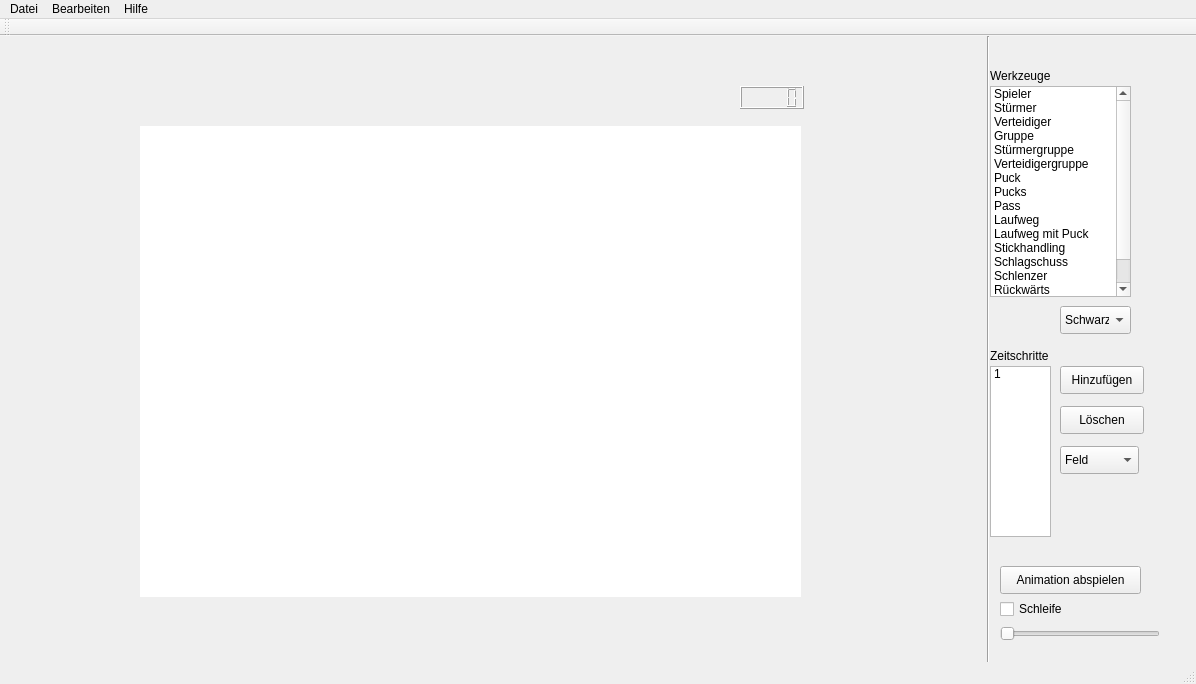
<?xml version="1.0" encoding="UTF-8"?>
<ui version="4.0">
 <class>ExerciseMainWindow</class>
 <widget class="QMainWindow" name="ExerciseMainWindow">
  <property name="geometry">
   <rect>
    <x>0</x>
    <y>0</y>
    <width>1196</width>
    <height>684</height>
   </rect>
  </property>
  <property name="windowTitle">
   <string>ExerciseMainWindow</string>
  </property>
  <widget class="QWidget" name="centralWidget">
   <widget class="QListWidget" name="toolsListWidget">
    <property name="geometry">
     <rect>
      <x>990</x>
      <y>50</y>
      <width>141</width>
      <height>211</height>
     </rect>
    </property>
    <item>
     <property name="text">
      <string>Spieler</string>
     </property>
    </item>
    <item>
     <property name="text">
      <string>Stürmer</string>
     </property>
    </item>
    <item>
     <property name="text">
      <string>Verteidiger</string>
     </property>
    </item>
    <item>
     <property name="text">
      <string>Gruppe</string>
     </property>
    </item>
    <item>
     <property name="text">
      <string>Stürmergruppe</string>
     </property>
    </item>
    <item>
     <property name="text">
      <string>Verteidigergruppe</string>
     </property>
    </item>
    <item>
     <property name="text">
      <string>Puck</string>
     </property>
    </item>
    <item>
     <property name="text">
      <string>Pucks</string>
     </property>
    </item>
    <item>
     <property name="text">
      <string>Pass</string>
     </property>
    </item>
    <item>
     <property name="text">
      <string>Laufweg</string>
     </property>
    </item>
    <item>
     <property name="text">
      <string>Laufweg mit Puck</string>
     </property>
    </item>
    <item>
     <property name="text">
      <string>Stickhandling</string>
     </property>
    </item>
    <item>
     <property name="text">
      <string>Schlagschuss</string>
     </property>
    </item>
    <item>
     <property name="text">
      <string>Schlenzer</string>
     </property>
    </item>
    <item>
     <property name="text">
      <string>Rückwärts</string>
     </property>
    </item>
    <item>
     <property name="text">
      <string>Umdrehen</string>
     </property>
    </item>
   </widget>
   <widget class="QLabel" name="toolsListWidgetDescriptorLabel">
    <property name="geometry">
     <rect>
      <x>990</x>
      <y>30</y>
      <width>81</width>
      <height>20</height>
     </rect>
    </property>
    <property name="text">
     <string>Werkzeuge</string>
    </property>
    <property name="buddy">
     <cstring>toolsListWidget</cstring>
    </property>
   </widget>
   <widget class="Line" name="line">
    <property name="geometry">
     <rect>
      <x>980</x>
      <y>0</y>
      <width>16</width>
      <height>641</height>
     </rect>
    </property>
    <property name="orientation">
     <enum>Qt::Vertical</enum>
    </property>
   </widget>
   <widget class="QListWidget" name="timeslotsListWidget">
    <property name="geometry">
     <rect>
      <x>990</x>
      <y>330</y>
      <width>61</width>
      <height>171</height>
     </rect>
    </property>
    <property name="mouseTracking">
     <bool>true</bool>
    </property>
    <item>
     <property name="text">
      <string>1</string>
     </property>
    </item>
   </widget>
   <widget class="QLabel" name="timeslotsListWidgetDescriptorLabel">
    <property name="geometry">
     <rect>
      <x>990</x>
      <y>310</y>
      <width>81</width>
      <height>20</height>
     </rect>
    </property>
    <property name="text">
     <string>Zeitschritte</string>
    </property>
    <property name="buddy">
     <cstring>timeslotsListWidget</cstring>
    </property>
   </widget>
   <widget class="QComboBox" name="timeslotFieldCanvasSelectComboBox">
    <property name="geometry">
     <rect>
      <x>1060</x>
      <y>410</y>
      <width>79</width>
      <height>28</height>
     </rect>
    </property>
    <item>
     <property name="text">
      <string>Feld</string>
     </property>
    </item>
    <item>
     <property name="text">
      <string>Feld quer</string>
     </property>
    </item>
    <item>
     <property name="text">
      <string>Drittel</string>
     </property>
    </item>
    <item>
     <property name="text">
      <string>Halbfeld</string>
     </property>
    </item>
    <item>
     <property name="text">
      <string>Mitte</string>
     </property>
    </item>
   </widget>
   <widget class="QPushButton" name="timeslotsAddPushButton">
    <property name="geometry">
     <rect>
      <x>1060</x>
      <y>330</y>
      <width>84</width>
      <height>28</height>
     </rect>
    </property>
    <property name="text">
     <string>Hinzufügen</string>
    </property>
   </widget>
   <widget class="QPushButton" name="timeslotsDeletePushButton">
    <property name="geometry">
     <rect>
      <x>1060</x>
      <y>370</y>
      <width>84</width>
      <height>28</height>
     </rect>
    </property>
    <property name="text">
     <string>Löschen</string>
    </property>
   </widget>
   <widget class="QComboBox" name="toolColorSelectComboBox">
    <property name="geometry">
     <rect>
      <x>1060</x>
      <y>270</y>
      <width>71</width>
      <height>28</height>
     </rect>
    </property>
    <item>
     <property name="text">
      <string>Schwarz</string>
     </property>
    </item>
    <item>
     <property name="text">
      <string>Rot</string>
     </property>
    </item>
    <item>
     <property name="text">
      <string>Weiß</string>
     </property>
    </item>
    <item>
     <property name="text">
      <string>Gelb</string>
     </property>
    </item>
    <item>
     <property name="text">
      <string>Grün</string>
     </property>
    </item>
    <item>
     <property name="text">
      <string>Blau</string>
     </property>
    </item>
   </widget>
   <widget class="QSlider" name="gifSpeedSlider">
    <property name="geometry">
     <rect>
      <x>1000</x>
      <y>590</y>
      <width>160</width>
      <height>16</height>
     </rect>
    </property>
    <property name="orientation">
     <enum>Qt::Horizontal</enum>
    </property>
   </widget>
   <widget class="QPushButton" name="animationShowPushButton">
    <property name="geometry">
     <rect>
      <x>1000</x>
      <y>530</y>
      <width>141</width>
      <height>28</height>
     </rect>
    </property>
    <property name="text">
     <string>Animation abspielen</string>
    </property>
   </widget>
   <widget class="QCheckBox" name="animationLoopCheckbox">
    <property name="geometry">
     <rect>
      <x>1000</x>
      <y>560</y>
      <width>91</width>
      <height>26</height>
     </rect>
    </property>
    <property name="text">
     <string>Schleife</string>
    </property>
   </widget>
   <widget class="QLabel" name="activeTimeslotGraphicLabel">
    <property name="geometry">
     <rect>
      <x>140</x>
      <y>90</y>
      <width>661</width>
      <height>471</height>
     </rect>
    </property>
    <property name="mouseTracking">
     <bool>true</bool>
    </property>
    <property name="autoFillBackground">
     <bool>false</bool>
    </property>
    <property name="styleSheet">
     <string notr="true">background-color: rgb(255, 255, 255);
border-top-color: rgb(204, 0, 0);
border-color: rgb(204, 0, 0);
border-color: rgb(239, 41, 41);</string>
    </property>
    <property name="text">
     <string/>
    </property>
   </widget>
   <widget class="QLCDNumber" name="timeslotSelectedLCDNumber">
    <property name="geometry">
     <rect>
      <x>740</x>
      <y>50</y>
      <width>64</width>
      <height>23</height>
     </rect>
    </property>
    <property name="styleSheet">
     <string notr="true">font: 11pt &quot;Cantarell&quot;;</string>
    </property>
   </widget>
  </widget>
  <widget class="QMenuBar" name="menuBar">
   <property name="geometry">
    <rect>
     <x>0</x>
     <y>0</y>
     <width>1196</width>
     <height>25</height>
    </rect>
   </property>
   <widget class="QMenu" name="menuDatei">
    <property name="title">
     <string>Datei</string>
    </property>
    <addaction name="actionNeu"/>
    <addaction name="separator"/>
    <addaction name="actionExportieren"/>
    <addaction name="separator"/>
    <addaction name="actionLaden"/>
    <addaction name="actionSpeichern_unter"/>
    <addaction name="actionBeenden"/>
   </widget>
   <widget class="QMenu" name="menuBearbeiten">
    <property name="title">
     <string>Bearbeiten</string>
    </property>
   </widget>
   <widget class="QMenu" name="menuInfo">
    <property name="title">
     <string>Hilfe</string>
    </property>
    <addaction name="action_ber"/>
    <addaction name="separator"/>
    <addaction name="actionHilfe"/>
   </widget>
   <addaction name="menuDatei"/>
   <addaction name="menuBearbeiten"/>
   <addaction name="menuInfo"/>
  </widget>
  <widget class="QToolBar" name="mainToolBar">
   <attribute name="toolBarArea">
    <enum>TopToolBarArea</enum>
   </attribute>
   <attribute name="toolBarBreak">
    <bool>false</bool>
   </attribute>
  </widget>
  <widget class="QStatusBar" name="statusBar"/>
  <action name="action_ber">
   <property name="text">
    <string>Über</string>
   </property>
  </action>
  <action name="actionHilfe">
   <property name="text">
    <string>Hilfe</string>
   </property>
  </action>
  <action name="actionNeu">
   <property name="text">
    <string>Neu</string>
   </property>
  </action>
  <action name="actionExportieren">
   <property name="text">
    <string>Exportieren</string>
   </property>
  </action>
  <action name="actionLaden">
   <property name="text">
    <string>Laden</string>
   </property>
  </action>
  <action name="actionSpeichern_unter">
   <property name="text">
    <string>Speichern unter</string>
   </property>
  </action>
  <action name="actionBeenden">
   <property name="text">
    <string>Beenden</string>
   </property>
  </action>
 </widget>
 <layoutdefault spacing="6" margin="11"/>
 <resources/>
 <connections>
  <connection>
   <sender>timeslotsListWidget</sender>
   <signal>currentRowChanged(int)</signal>
   <receiver>toolColorSelectComboBox</receiver>
   <slot>setCurrentIndex(int)</slot>
   <hints>
    <hint type="sourcelabel">
     <x>1020</x>
     <y>457</y>
    </hint>
    <hint type="destinationlabel">
     <x>1095</x>
     <y>325</y>
    </hint>
   </hints>
  </connection>
  <connection>
   <sender>timeslotFieldCanvasSelectComboBox</sender>
   <signal>currentIndexChanged(int)</signal>
   <receiver>ExerciseMainWindow</receiver>
   <slot>assignSelectedTimeslotFieldCanvas(int)</slot>
   <hints>
    <hint type="sourcelabel">
     <x>1099</x>
     <y>465</y>
    </hint>
    <hint type="destinationlabel">
     <x>597</x>
     <y>341</y>
    </hint>
   </hints>
  </connection>
  <connection>
   <sender>timeslotsAddPushButton</sender>
   <signal>clicked()</signal>
   <receiver>ExerciseMainWindow</receiver>
   <slot>addTimeSlot()</slot>
   <hints>
    <hint type="sourcelabel">
     <x>1101</x>
     <y>385</y>
    </hint>
    <hint type="destinationlabel">
     <x>597</x>
     <y>341</y>
    </hint>
   </hints>
  </connection>
  <connection>
   <sender>timeslotsDeletePushButton</sender>
   <signal>clicked()</signal>
   <receiver>ExerciseMainWindow</receiver>
   <slot>confirmDeletion()</slot>
   <hints>
    <hint type="sourcelabel">
     <x>1101</x>
     <y>425</y>
    </hint>
    <hint type="destinationlabel">
     <x>597</x>
     <y>341</y>
    </hint>
   </hints>
  </connection>
  <connection>
   <sender>toolColorSelectComboBox</sender>
   <signal>currentIndexChanged(int)</signal>
   <receiver>ExerciseMainWindow</receiver>
   <slot>changeSelectedToolColor(int)</slot>
   <hints>
    <hint type="sourcelabel">
     <x>1095</x>
     <y>325</y>
    </hint>
    <hint type="destinationlabel">
     <x>597</x>
     <y>341</y>
    </hint>
   </hints>
  </connection>
  <connection>
   <sender>toolsListWidget</sender>
   <signal>itemClicked(QListWidgetItem*)</signal>
   <receiver>ExerciseMainWindow</receiver>
   <slot>changeCurrentCursorType(QListWidgetItem*)</slot>
   <hints>
    <hint type="sourcelabel">
     <x>1060</x>
     <y>197</y>
    </hint>
    <hint type="destinationlabel">
     <x>597</x>
     <y>341</y>
    </hint>
   </hints>
  </connection>
  <connection>
   <sender>animationShowPushButton</sender>
   <signal>clicked()</signal>
   <receiver>ExerciseMainWindow</receiver>
   <slot>openAnimationWindow()</slot>
   <hints>
    <hint type="sourcelabel">
     <x>1070</x>
     <y>585</y>
    </hint>
    <hint type="destinationlabel">
     <x>597</x>
     <y>341</y>
    </hint>
   </hints>
  </connection>
  <connection>
   <sender>animationLoopCheckbox</sender>
   <signal>clicked()</signal>
   <receiver>ExerciseMainWindow</receiver>
   <slot>closeAnimationWindowOnAction()</slot>
   <hints>
    <hint type="sourcelabel">
     <x>1045</x>
     <y>614</y>
    </hint>
    <hint type="destinationlabel">
     <x>597</x>
     <y>341</y>
    </hint>
   </hints>
  </connection>
  <connection>
   <sender>gifSpeedSlider</sender>
   <signal>sliderMoved(int)</signal>
   <receiver>ExerciseMainWindow</receiver>
   <slot>closeAnimationWindowOnAction()</slot>
   <hints>
    <hint type="sourcelabel">
     <x>1079</x>
     <y>639</y>
    </hint>
    <hint type="destinationlabel">
     <x>597</x>
     <y>341</y>
    </hint>
   </hints>
  </connection>
  <connection>
   <sender>timeslotFieldCanvasSelectComboBox</sender>
   <signal>currentIndexChanged(int)</signal>
   <receiver>ExerciseMainWindow</receiver>
   <slot>closeAnimationWindowOnAction()</slot>
   <hints>
    <hint type="sourcelabel">
     <x>1099</x>
     <y>465</y>
    </hint>
    <hint type="destinationlabel">
     <x>597</x>
     <y>341</y>
    </hint>
   </hints>
  </connection>
  <connection>
   <sender>timeslotsAddPushButton</sender>
   <signal>clicked()</signal>
   <receiver>ExerciseMainWindow</receiver>
   <slot>closeAnimationWindowOnAction()</slot>
   <hints>
    <hint type="sourcelabel">
     <x>1101</x>
     <y>385</y>
    </hint>
    <hint type="destinationlabel">
     <x>597</x>
     <y>341</y>
    </hint>
   </hints>
  </connection>
  <connection>
   <sender>timeslotsDeletePushButton</sender>
   <signal>clicked()</signal>
   <receiver>ExerciseMainWindow</receiver>
   <slot>closeAnimationWindowOnAction()</slot>
   <hints>
    <hint type="sourcelabel">
     <x>1101</x>
     <y>425</y>
    </hint>
    <hint type="destinationlabel">
     <x>597</x>
     <y>341</y>
    </hint>
   </hints>
  </connection>
  <connection>
   <sender>toolColorSelectComboBox</sender>
   <signal>activated(int)</signal>
   <receiver>ExerciseMainWindow</receiver>
   <slot>closeAnimationWindowOnAction()</slot>
   <hints>
    <hint type="sourcelabel">
     <x>1095</x>
     <y>325</y>
    </hint>
    <hint type="destinationlabel">
     <x>597</x>
     <y>341</y>
    </hint>
   </hints>
  </connection>
  <connection>
   <sender>toolsListWidget</sender>
   <signal>currentItemChanged(QListWidgetItem*,QListWidgetItem*)</signal>
   <receiver>ExerciseMainWindow</receiver>
   <slot>closeAnimationWindowOnAction()</slot>
   <hints>
    <hint type="sourcelabel">
     <x>1060</x>
     <y>197</y>
    </hint>
    <hint type="destinationlabel">
     <x>597</x>
     <y>341</y>
    </hint>
   </hints>
  </connection>
  <connection>
   <sender>timeslotsListWidget</sender>
   <signal>itemClicked(QListWidgetItem*)</signal>
   <receiver>ExerciseMainWindow</receiver>
   <slot>updateLCDNumber(QListWidgetItem*)</slot>
   <hints>
    <hint type="sourcelabel">
     <x>1020</x>
     <y>457</y>
    </hint>
    <hint type="destinationlabel">
     <x>597</x>
     <y>341</y>
    </hint>
   </hints>
  </connection>
 </connections>
 <slots>
  <signal>closeAnimationWindowOnActionSignal()</signal>
  <signal>changeCursorSignal()</signal>
  <signal>changeCursorSignal(QListWidgetItem*)</signal>
  <slot>updateFieldCanvasSelectComboBoxDisplayOnTimeslotsListWidgetClick(QListWidgetItem)</slot>
  <slot>addTimeSlot(QListWidgetItem*)</slot>
  <slot>deleteSelectedTimeslot(QListWidgetItem*)</slot>
  <slot>changeSelectedToolCursor(QColor,QListWidgetItem*)</slot>
  <slot>openAnimationWindow(bool,int)</slot>
  <slot>closeAnimationWindowOnAction()</slot>
  <slot>confirmDeletion()</slot>
  <slot>assignSelectedTimeslotFieldCanvas(int)</slot>
  <slot>updateFieldCanvasSelectorOnTimeslotSelect(int)</slot>
  <slot>addTimeSlot()</slot>
  <slot>changeSelectedToolColor(int)</slot>
  <slot>changeCurrentCursorType(QListWidgetItem*)</slot>
  <slot>openAnimationWindow()</slot>
  <slot>updateLCDNumber(QListWidgetItem*)</slot>
 </slots>
</ui>
